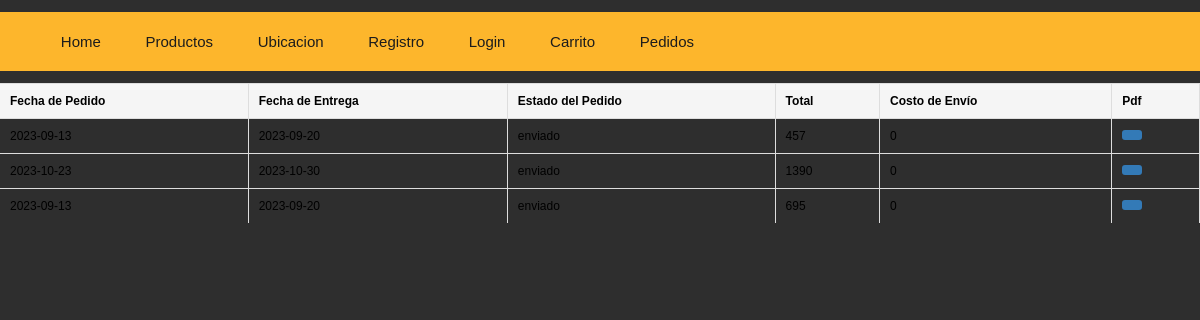
/Pedidos.php (signed in), run on the app's committed database.
### tables this page shows
CREATE TABLE `pedidos` (
  `id` bigint(20) NOT NULL,
  `idUsuario` varchar(50) DEFAULT NULL,
  `fechaPedido` date DEFAULT NULL,
  `fechaEntrega` date DEFAULT NULL,
  `estadoPedido` varchar(50) DEFAULT NULL,
  `total` int(11) DEFAULT NULL,
  `costoEnvio` int(11) DEFAULT NULL
);

### Pedidos.php (the view, shortened to what this page needs)
<!DOCTYPE html>
<html lang="en">
<head>
    <link rel="stylesheet" href="Style.css">
</head>
<nav>
  <div class="nav">
  <ul>
      <li class="nav-item">
      <a class="nav-link" href="index.html">Home</a>
      </li>
      <li class="nav-item">
      <a class="nav-link" href="Productos.php">Productos</a>
      </li>
      <li class="nav-item">
      <a class="nav-link" href="Ubicacion.html">Ubicacion</a>
      </li>
      <li class="nav-item">
      <a class="nav-link" href="Registro.html">Registro</a>
      </li>
      <li class="nav-item">
      <a class="nav-link" href="Login.html">Login</a>
      </li>
      <li class="nav-item">
      <a class="nav-link" href="Carrito.php">Carrito</a>
      </li>
      <li class="nav-item">
      <a class="nav-link" href="Pedidos.php">Pedidos</a>
      </li>
  </ul>
  </div>
</nav>
<body>
<?php
    include 'conexion.php';
    $id = $_SESSION['id'];
    $directorio = 'pedidos/';
    $patron = '*-' . $id . '.pdf';
    $pdfs = glob($directorio . $patron);
    $i = 0;
    $sql = "SELECT idUsuario, fechaPedido, fechaEntrega, estadoPedido, total, costoEnvio FROM pedidos where idUsuario = $id";
    $result = $con->query($sql);
    echo "<table>";
    echo "<tr><th>Fecha de Pedido</th><th>Fecha de Entrega</th><th>Estado del Pedido</th><th>Total</th><th>Costo de Envío</th><th>Pdf</th></tr>";
    while($row = $result->fetch_assoc()) {
        echo "<tr>";
        echo "<td>" . $row["fechaPedido"] . "</td>";
        echo "<td>" . $row["fechaEntrega"] . "</td>";
        echo "<td>" . $row["estadoPedido"] . "</td>";
        echo "<td>" . $row["total"] . "</td>";
        echo "<td>" . $row["costoEnvio"] . "</td>";
        echo "<td>" .  "<a href='" . $pdfs[$i] . "'>" . $pdfs[$i] . "</a><br>" . "</td>";
        echo "</tr>";
        $i++;
    }
    echo "</table>";
?>
</body>
</html>

### Style.css (style rules this page uses)
.nav { background-color: #fdb62c; list-style: none; margin: 0; padding: 0; position: sticky; }
.nav-item { display: inline-block; font-family: 'Franklin Gothic Medium', 'Arial Narrow', Arial, sans-serif; font-size: 1.25vw; }
.nav-item a { color: #1c1c1c; display: block; padding: 1.389em; text-decoration: none; }
body { background-color: #2e2e2e; font-size: 1vw; margin: 0; padding: 0; }
::placeholder { color: transparent; }
table { width: 100%; border-collapse: collapse; font-family: Arial, sans-serif; }
table th, table td { padding: 10px; text-align: left; border-bottom: 1px solid #ddd; border-right: 1px solid #ddd; }
table th { background-color: #f5f5f5; border-top: 1px solid #ddd; }
table tr:last-child td { border-bottom: none; }
table td a { display: inline-block; padding: 5px 10px; background-color: #337ab7; color: #fff; text-decoration: none; border-radius: 3px; }

### data on the page
pedidos: fechaPedido "2023-09-13", fechaEntrega "2023-09-20", estadoPedido "enviado", total "457", costoEnvio "0"
pedidos: fechaPedido "2023-10-23", fechaEntrega "2023-10-30", estadoPedido "enviado", total "1390", costoEnvio "0"
pedidos: fechaPedido "2023-09-13", fechaEntrega "2023-09-20", estadoPedido "enviado", total "695", costoEnvio "0"
